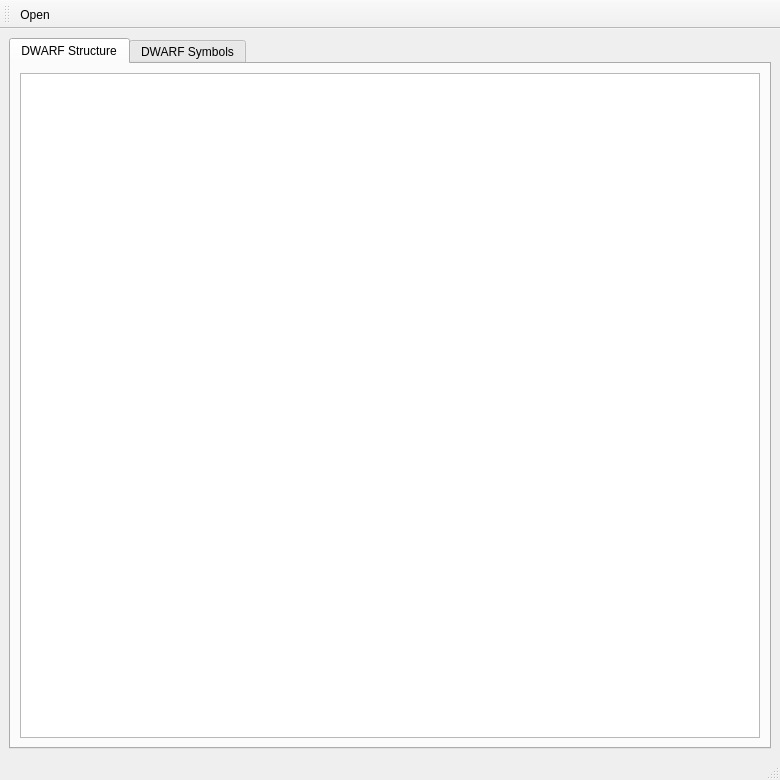
<?xml version="1.0" encoding="UTF-8"?>
<ui version="4.0">
 <class>MainWindow</class>
 <widget class="QMainWindow" name="MainWindow">
  <property name="geometry">
   <rect>
    <x>0</x>
    <y>0</y>
    <width>780</width>
    <height>780</height>
   </rect>
  </property>
  <property name="windowTitle">
   <string>MainWindow</string>
  </property>
  <widget class="QWidget" name="centralwidget">
   <layout class="QGridLayout" name="gridLayout">
    <item row="0" column="0">
     <widget class="QTabWidget" name="tabWidget">
      <property name="currentIndex">
       <number>0</number>
      </property>
      <widget class="QWidget" name="tab">
       <attribute name="title">
        <string>DWARF Structure</string>
       </attribute>
       <layout class="QGridLayout" name="gridLayout_2">
        <item row="0" column="0">
         <widget class="QTreeView" name="treeView"/>
        </item>
       </layout>
      </widget>
      <widget class="QWidget" name="tab_2">
       <attribute name="title">
        <string>DWARF Symbols</string>
       </attribute>
       <layout class="QGridLayout" name="gridLayout_5">
        <item row="0" column="1">
         <widget class="QSplitter" name="splitter">
          <property name="orientation">
           <enum>Qt::Orientation::Vertical</enum>
          </property>
          <property name="handleWidth">
           <number>1</number>
          </property>
          <widget class="QWidget" name="gridLayoutWidget">
           <layout class="QGridLayout" name="gridLayout_3">
            <item row="0" column="0">
             <widget class="QTreeView" name="treeView_2">
              <property name="sizePolicy">
               <sizepolicy hsizetype="Expanding" vsizetype="Preferred">
                <horstretch>0</horstretch>
                <verstretch>0</verstretch>
               </sizepolicy>
              </property>
             </widget>
            </item>
           </layout>
          </widget>
          <widget class="QWidget" name="gridLayoutWidget_2">
           <layout class="QGridLayout" name="gridLayout_4">
            <item row="0" column="0">
             <widget class="QTextEdit" name="textEdit">
              <property name="sizePolicy">
               <sizepolicy hsizetype="Expanding" vsizetype="Preferred">
                <horstretch>0</horstretch>
                <verstretch>0</verstretch>
               </sizepolicy>
              </property>
              <property name="html">
               <string>&lt;!DOCTYPE HTML PUBLIC &quot;-//W3C//DTD HTML 4.0//EN&quot; &quot;http://www.w3.org/TR/REC-html40/strict.dtd&quot;&gt;
&lt;html&gt;&lt;head&gt;&lt;meta name=&quot;qrichtext&quot; content=&quot;1&quot; /&gt;&lt;meta charset=&quot;utf-8&quot; /&gt;&lt;style type=&quot;text/css&quot;&gt;
p, li { white-space: pre-wrap; }
hr { height: 1px; border-width: 0; }
li.unchecked::marker { content: &quot;\2610&quot;; }
li.checked::marker { content: &quot;\2612&quot;; }
&lt;/style&gt;&lt;/head&gt;&lt;body style=&quot; font-family:'Segoe UI'; font-size:9pt; font-weight:400; font-style:normal;&quot;&gt;
&lt;p style=&quot;-qt-paragraph-type:empty; margin-top:0px; margin-bottom:0px; margin-left:0px; margin-right:0px; -qt-block-indent:0; text-indent:0px;&quot;&gt;&lt;br /&gt;&lt;/p&gt;&lt;/body&gt;&lt;/html&gt;</string>
              </property>
             </widget>
            </item>
           </layout>
          </widget>
         </widget>
        </item>
       </layout>
      </widget>
     </widget>
    </item>
   </layout>
  </widget>
  <widget class="QMenuBar" name="menubar">
   <property name="geometry">
    <rect>
     <x>0</x>
     <y>0</y>
     <width>780</width>
     <height>21</height>
    </rect>
   </property>
  </widget>
  <widget class="QStatusBar" name="statusbar"/>
  <widget class="QToolBar" name="toolBar">
   <property name="windowTitle">
    <string>toolBar</string>
   </property>
   <attribute name="toolBarArea">
    <enum>TopToolBarArea</enum>
   </attribute>
   <attribute name="toolBarBreak">
    <bool>false</bool>
   </attribute>
   <addaction name="actionOpen"/>
  </widget>
  <action name="actionOpen">
   <property name="text">
    <string>Open</string>
   </property>
   <property name="menuRole">
    <enum>QAction::MenuRole::NoRole</enum>
   </property>
  </action>
 </widget>
 <resources/>
 <connections/>
</ui>
